Frame 1 (no input): blank canvas, image omitted
Frame 60 (no input): blank canvas, image omitted
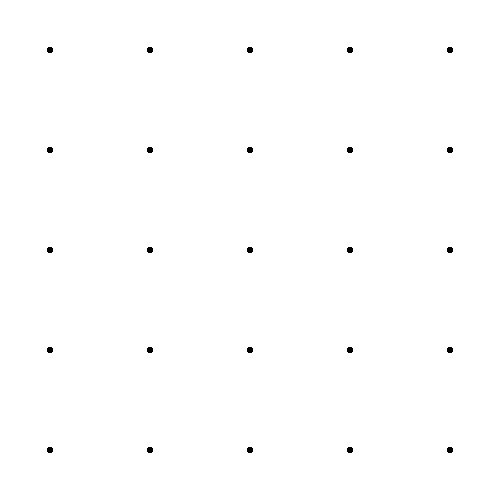
Frame 120 (the mouse pressed at the canvas centre since frame 60)

The p5.js sketch whose frames 1 and 60 were blank and that drew this single picture after the mouse press (run headless with seeded random() and noise() and a simulated clock; from frame 60 on, the mouse is pressed at the canvas centre):

// p5.js sketch
// ── sketch.js

let piastrella

function setup() {
	createCanvas(500, 500)

	piastrella = createGraphics(100, 100)
	piastrella.background(255)

}

function keyPressed() {
	piastrella.background(255)
}

function draw() {
	background(200)

	if(mouseIsPressed) {
		//piastrella.line(mouseX % piastrella.width, mouseY % piastrella.height, pmouseX % piastrella.width, pmouseY % piastrella.height)
		piastrella.noStroke()
		piastrella.fill(0)
		piastrella.ellipse(mouseX % piastrella.width, mouseY % piastrella.height, 5, 5)
	}

	const numX = Math.ceil(width/piastrella.width)
	const numY = Math.ceil(height/piastrella.height)

	for (let j=0; j<numY; j++) {
		for (let i=0; i<numX; i++) {
			image(piastrella, piastrella.width * i, piastrella.height * j)
		}
	}
}
